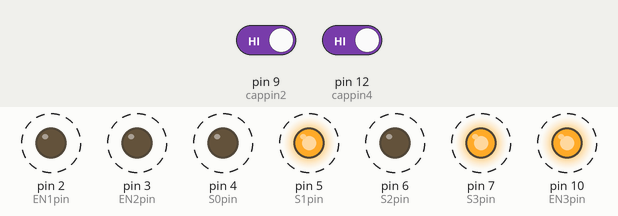
Recording of a sketch running on a simulated Arduino Uno, built with avr-gcc and run on an emulated ATmega328P. On the bench: output pins drawn as LEDs (lit = HIGH). Dashed ring = blinking. The test bench sets the inputs (shaded band); at power-on: pin 9 (cappin2) HIGH, pin 12 (cappin4) HIGH. What the sketch prints to the serial monitor is not drawn.

Above: at 2.24 s.
4.8 s: pin 9 (cappin2) driven LOW and pin 12 (cappin4) driven LOW
26.8 s: pin 9 (cappin2) driven HIGH
Timing chart, 0 to 54.8 s (numbered marks = the images above; inputs shaded):
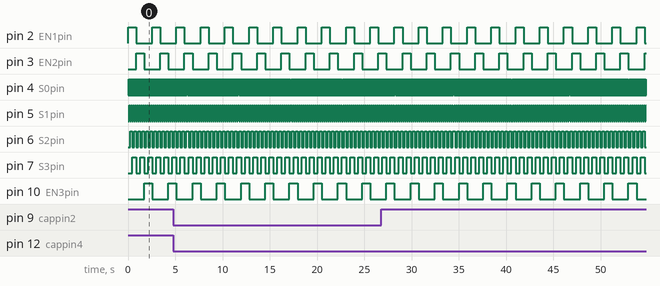

Measured:
- by itself, pin 2 (EN1pin), pin 3 (EN2pin), pin 10 (EN3pin): alternates HIGH for 0.85 s and LOW for 1.7 s
- by itself, pin 4 (S0pin): alternates HIGH for 0.05 s and LOW for 0.05 s
- by itself, pin 5 (S1pin): alternates HIGH for 0.11 s and LOW for 0.11 s
- by itself, pin 6 (S2pin): alternates HIGH for 0.21 s and LOW for 0.21 s
- by itself, pin 7 (S3pin): alternates HIGH for 0.43 s and LOW for 0.43 s

The sketch:

multiplexerTesting.ino
```cpp
#define EN1pin 2
#define EN2pin 3
#define S0pin 4
#define S1pin 5
#define S2pin 6
#define S3pin 7
#define cappin1 8
#define cappin2 9
#define EN3pin 10

#define cappin3 11
#define cappin4 12

#include <CapacitiveSensor.h>
long value;
CapacitiveSensor CapSense = CapacitiveSensor(cappin1,cappin2);

CapacitiveSensor CapSense2 = CapacitiveSensor(cappin3,cappin4);


void setup() {
  // put your setup code here, to run once:

//CapSense.set_CS_AutocaL_Millis(0xFFFFFFFF);
//CapSense.set_CS_AutocaL_Millis(0xFFFFFFFF);
//pinMode(sigpin,OUTPUT);
//pinMode(cappin1,INPUT);
//pinMode(cappin2,OUTPUT);  //do not set these!!!
pinMode(EN1pin,OUTPUT);
pinMode(EN2pin,OUTPUT);
pinMode(EN3pin,OUTPUT);
pinMode(S0pin,OUTPUT);
pinMode(S1pin,OUTPUT);
pinMode(S2pin,OUTPUT);
pinMode(S3pin,OUTPUT);
Serial.begin(115200);

CapSense.set_CS_Timeout_Millis(300);
CapSense2.set_CS_Timeout_Millis(300);

}

int threshold=20000;

void loop() {
 // put your main code here, to run repeatedly:
 // connectPin(11);
 // digitalWrite(sigpin,0);
 // delay(500);
 // digitalWrite(sigpin,1);
 // delay(500);

for (int i=0;i<48;i++){
    connectPin(i);
    delay(50);
    //value=CapSense.capacitiveSensor(30);//digitalRead(sigpin);
    if (i<32){
      value=CapSense.capacitiveSensor(30);}
    else{
      value=CapSense2.capacitiveSensor(30);}
    //if (value>threshold||value==-2) {value=1;} else {value=0;}
    Serial.print(value);
    Serial.print(" ");
  }
    Serial.print("\n");

}


int connectPin(int number){

  digitalWrite(S0pin,int(floor(float(number)/1.0))%2);
  digitalWrite(S1pin,int(floor(float(number)/2.0))%2);
  digitalWrite(S2pin,int(floor(float(number)/4.0))%2);
  digitalWrite(S3pin,int(floor(float(number)/8.0))%2);
  if ((number>=0)&&(number<16)){digitalWrite(EN1pin,1);} else {digitalWrite(EN1pin,0);}
  if ((number>=16)&&(number<32)){digitalWrite(EN2pin,1);} else {digitalWrite(EN2pin,0);}
  if ((number>=32)&&(number<48)){digitalWrite(EN3pin,1);} else {digitalWrite(EN3pin,0);}
  }
```
